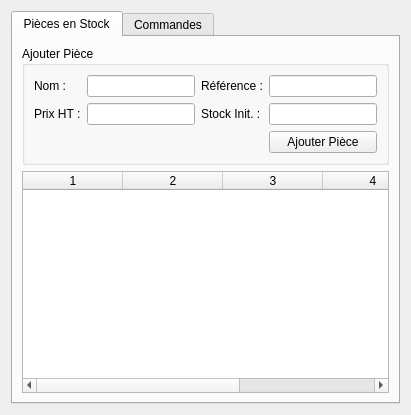
<?xml version="1.0" encoding="UTF-8"?>
<ui version="4.0">
 <class>GestionStockEtCommandes</class>
 <widget class="QWidget" name="GestionStockEtCommandes">
  <layout class="QVBoxLayout" name="verticalLayout">
   <item>
    <widget class="QTabWidget" name="tabWidget">
     <widget class="QWidget" name="tab_stock">
      <attribute name="title"><string>Pièces en Stock</string></attribute>
      <layout class="QVBoxLayout">
       <item>
        <widget class="QGroupBox" name="groupBox_ajout_piece">
         <property name="title"><string>Ajouter Pièce</string></property>
         <layout class="QGridLayout">
          <item row="0" column="0"><widget class="QLabel" name="label_nom_piece"><property name="text"><string>Nom :</string></property></widget></item>
          <item row="0" column="1"><widget class="QLineEdit" name="input_nom_piece"/></item>
          <item row="0" column="2"><widget class="QLabel" name="label_ref_piece"><property name="text"><string>Référence :</string></property></widget></item>
          <item row="0" column="3"><widget class="QLineEdit" name="input_ref_piece"/></item>
          <item row="1" column="0"><widget class="QLabel" name="label_prix"><property name="text"><string>Prix HT :</string></property></widget></item>
          <item row="1" column="1"><widget class="QLineEdit" name="input_prix_unitaire"/></item>
          <item row="1" column="2"><widget class="QLabel" name="label_quantite"><property name="text"><string>Stock Init. :</string></property></widget></item>
          <item row="1" column="3"><widget class="QLineEdit" name="input_quantite_stock"/></item>
          <item row="2" column="3"><widget class="QPushButton" name="btn_ajouter_piece"><property name="text"><string>Ajouter Pièce</string></property></widget></item>
         </layout>
        </widget>
       </item>
       <item><widget class="QTableWidget" name="table_pieces"><property name="columnCount"><number>5</number></property></widget></item>
      </layout>
     </widget>
     <widget class="QWidget" name="tab_commandes">
      <attribute name="title"><string>Commandes</string></attribute>
      <layout class="QVBoxLayout">
       <item>
        <widget class="QGroupBox" name="groupBox_nouvelle_commande">
         <property name="title"><string>Nouvelle Commande</string></property>
         <layout class="QFormLayout">
          <item row="0" column="0"><widget class="QLabel"><property name="text"><string>Fournisseur :</string></property></widget></item>
          <item row="0" column="1"><widget class="QComboBox" name="combo_fournisseur_commande"/></item>
          <item row="1" column="0"><widget class="QLabel"><property name="text"><string>Montant Estimé :</string></property></widget></item>
          <item row="1" column="1"><widget class="QLineEdit" name="input_montant_commande"/></item>
          <item row="2" column="1"><widget class="QPushButton" name="btn_passer_commande"><property name="text"><string>Passer Commande</string></property></widget></item>
         </layout>
        </widget>
       </item>
       <item><widget class="QTableWidget" name="table_commandes"><property name="columnCount"><number>5</number></property></widget></item>
       <item><widget class="QPushButton" name="btn_recevoir_commande"><property name="text"><string>Recevoir Commande et MàJ Stock</string></property></widget></item>
      </layout>
     </widget>
    </widget>
   </item>
  </layout>
 </widget>
</ui>
